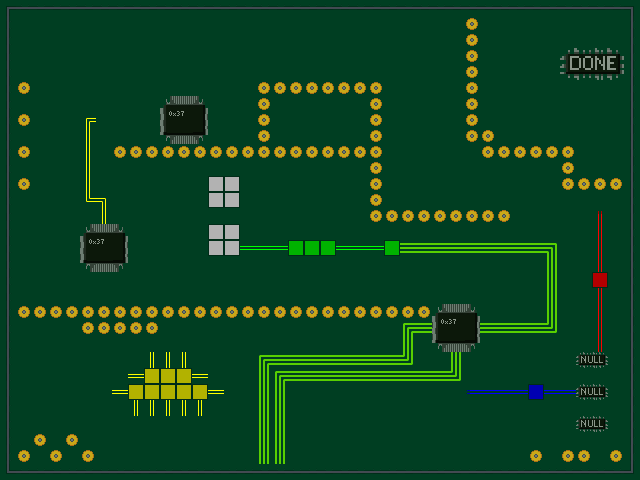

This is a level from a 2D game, rendered from its Tiled map with the project's own tilesets. A one-line summary and the map file follow, with tile-layer data summarised:
An orthogonal 40x30 tile map with 16x16 px tiles, 1 tile layer (Tile Layer 1) and 47 objects.

<map version="1.0" orientation="orthogonal" width="40" height="30" tilewidth="16" tileheight="16">
 <tileset firstgid="1" name="circuitTileset" tilewidth="16" tileheight="16">
  <image source="circuitTileset.png" width="192" height="144" />
 </tileset>
 <layer name="Tile Layer 1" width="40" height="30">
  <data>[1200 cells, 1200 non-empty, 48 distinct tile ids]</data>
 </layer>
 <objectgroup name="Solids" width="40" height="30">
  <object x="16" y="304" width="464" height="16" />
  <object x="432" y="320" width="48" height="32" />
  <object x="80" y="320" width="80" height="16" />
  <object x="32" y="432" width="16" height="16" />
  <object x="16" y="448" width="16" height="16" />
  <object x="48" y="448" width="16" height="16" />
  <object x="64" y="432" width="16" height="16" />
  <object x="80" y="448" width="16" height="16" />
  <object x="528" y="448" width="16" height="16" />
  <object x="560" y="448" width="32" height="16" />
  <object x="608" y="448" width="16" height="16" />
  <object x="576" y="352" width="32" height="16" />
  <object x="576" y="384" width="32" height="16" />
  <object x="576" y="416" width="32" height="16" />
  <object x="560" y="48" width="64" height="32" />
  <object x="0" y="0" width="640" height="16" />
  <object x="624" y="16" width="16" height="464" />
  <object x="0" y="464" width="624" height="16" />
  <object x="0" y="16" width="16" height="448" />
  <object x="16" y="80" width="16" height="16" />
  <object x="16" y="112" width="16" height="16" />
  <object x="16" y="144" width="16" height="16" />
  <object x="16" y="176" width="16" height="16" />
  <object x="80" y="224" width="48" height="48" />
  <object x="160" y="96" width="48" height="48" />
 </objectgroup>
 <objectgroup name="BlocksWhite" width="40" height="30">
  <object x="208" y="176" width="16" height="16" />
  <object x="224" y="176" width="16" height="16" />
  <object x="208" y="192" width="16" height="16" />
  <object x="224" y="192" width="16" height="16" />
  <object x="208" y="224" width="16" height="16" />
  <object x="224" y="224" width="16" height="16" />
  <object x="208" y="240" width="16" height="16" />
  <object x="224" y="240" width="16" height="16" />
 </objectgroup>
 <objectgroup name="BlocksYellow" width="40" height="30">
  <object x="144" y="368" width="16" height="16" />
  <object x="160" y="368" width="16" height="16" />
  <object x="176" y="368" width="16" height="16" />
  <object x="192" y="384" width="16" height="16" />
  <object x="176" y="384" width="16" height="16" />
  <object x="160" y="384" width="16" height="16" />
  <object x="144" y="384" width="16" height="16" />
  <object x="128" y="384" width="16" height="16" />
 </objectgroup>
 <objectgroup name="BlocksBlue" width="40" height="30">
  <object x="528" y="384" width="16" height="16" />
 </objectgroup>
 <objectgroup name="BlocksGreen" width="40" height="30">
  <object x="288" y="240" width="16" height="16" />
  <object x="304" y="240" width="16" height="16" />
  <object x="320" y="240" width="16" height="16" />
  <object x="384" y="240" width="16" height="16" />
 </objectgroup>
 <objectgroup name="BlocksRed" width="40" height="30">
  <object x="592" y="272" width="16" height="16" />
 </objectgroup>
</map>